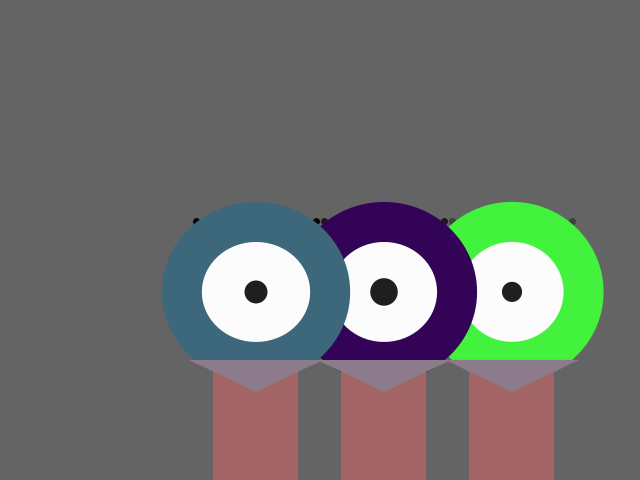
Frame 1 (no input)
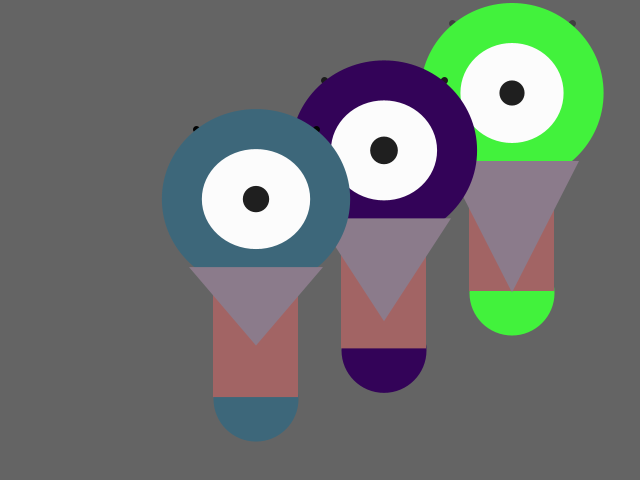
Frame 60 (the mouse pressed at the canvas centre just before this capture)
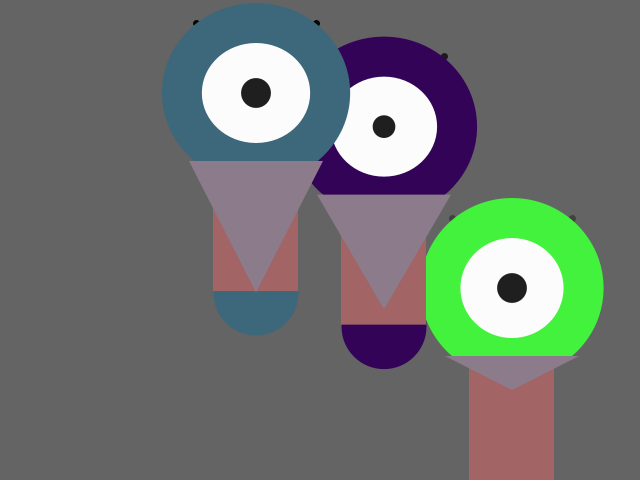
Frame 120 (the mouse held since frame 60 and released just before this capture)

The Processing sketch that drew these frames (run headless with seeded random() and noise(); from frame 60 on, the mouse is pressed at the canvas centre):

// Processing sketch: processing_65873
// ── processing_65873.pde

robot r1;
robot r2;
robot r3;

void setup () {
  size (640, 480);
  smooth ();
  r1 = new robot (width*0.4, 100, random (100));
  r2 = new robot (width*0.3, 100, random (300));
  r3 = new robot (width*0.2, 100, random (200));
 
}
 
void draw () {
 
  background (100);
  
  translate (0, height* 0.4);
 
  pushMatrix ();
  r1. motion (20);
  r1. antennae ();
  r1. head ();
  r1. base ();
  popMatrix ();
  
  pushMatrix ();
  r2. motion (30);
  r2. antennae ();
  r2. head ();
  r2. base ();
  popMatrix ();
  
  pushMatrix ();
  r3. motion (40);
  r3. antennae ();
  r3. head ();
  r3. base ();
  popMatrix ();
}
 
class robot {
 
 
  float x;
  float y;
  float sbw;
  float v;
  float r = random (255);
  float g = random (255);
  float b = random (255);
  float lineX = random (30, 55);
  float lineY = random (75, 10);
  float headH = random (180, 165);
  float headW = random (180, 190);
  float bodyW = random (50, 85);
  float bodyH = random (60, 75);
  float trig = random (35, 95);
  color c = color (162, 100, 100);
 
  robot (float tempX, float tempY, float tempSBW) {
    x = tempX;
    y = tempY;
    sbw = tempSBW;
  }
 
 
  //void robot (int x, int y, float s){
 
  //randomSeed (0);
  //for (int i=135; i <  width +240 ; i += 240) {
  //float scalar = random (0.25, 1.0);
  //cyclops (i-330, 130, scalar);
 
  //  translate (x,y);
  //scale (s);
  //}
  //}
 
  //void display () {
 
  //void cyclops (int x, int y, float s) {
  //pushMatrix ();
  //translate (x, y);
  //scale (s);
 
  void antennae () {
    translate (x, y);
    fill (r, g, b);
    //antennae
    strokeWeight (7);
    stroke (sbw);
    line (x - 60, y-70, x +10, y+10);
    line (x + 60, y-70, x -10, y+10);
  }
 
 
  void neck () {
 
  line (x - 60, y-70, x - 60, y+10);
  line (x + 60, y-70, x + 60, y+10);
  //neck
  strokeWeight (7);
  stroke (sbw);
  line (x - 10, y+20, x - 10, y+100);
  strokeWeight (2);
  line (x+9, y+20, x+9, y+100);
  }
 
  void head () {
    //head
    noStroke ();
    ellipse (x, y, headW, headH);
    fill (252, 252, 252);
    ellipse (x, y, headW-80, headH-80);
    //iris
    if (v >90) {
      float iris = random (0, 90);
    fill (3, 3, 3);
    ellipse (x, y, iris, iris);
    //ellipse (x, y, 10, 10);
  }
  
  else {
    float iris = random (0,10);
    fill (31, 31, 31);
    ellipse (x, y, iris +20, iris+20);
  }
  }
  //base
  void base () {
    fill (r, g, b);
    noStroke();
    ellipse (x, y+200, 85, 85);
    //ellipse (x, y+200, headW-78, headH-65);
    fill (c);
    rect (x-43, y+70, 85, 128);
    fill (139, 123, 139);
    triangle (x-67, y+68, x + 67, y+68, x, 150);
 
    //popMatrix ();
  }
 
  void motion (float speed) {
    y = cos (frameCount/speed) *50;
  }
}
  
  
  
  
  
  
  
  
  
  
